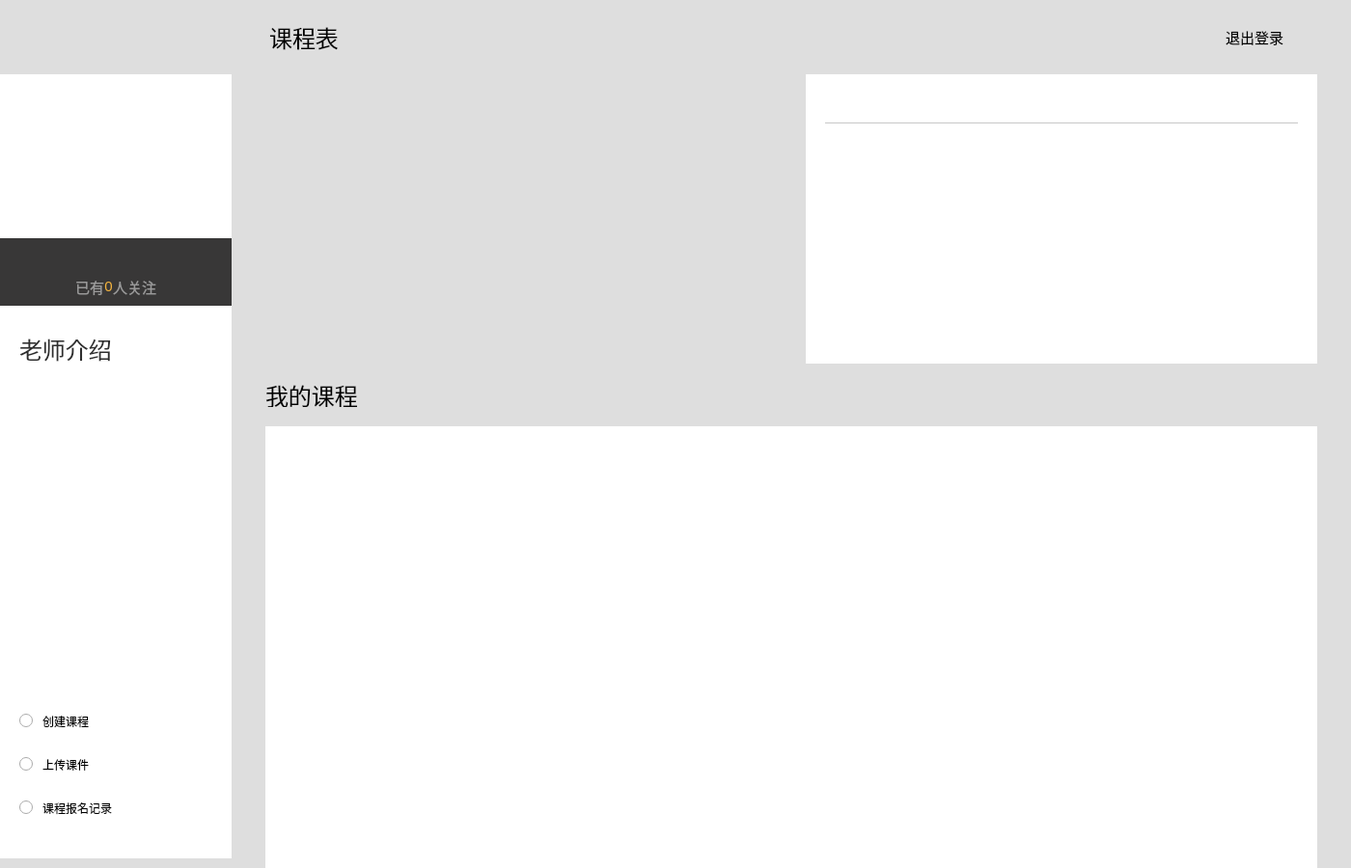
<?xml version="1.0" encoding="UTF-8"?>
<ui version="4.0">
 <class>TeacherDialog</class>
 <widget class="QDialog" name="TeacherDialog">
  <property name="geometry">
   <rect>
    <x>0</x>
    <y>0</y>
    <width>1400</width>
    <height>900</height>
   </rect>
  </property>
  <property name="windowTitle">
   <string>Dialog</string>
  </property>
  <property name="windowIcon">
   <iconset resource="yspcclient.qrc">
    <normaloff>:/res/login/logo.png</normaloff>:/res/login/logo.png</iconset>
  </property>
  <property name="styleSheet">
   <string notr="true">QDialog#TeacherDialog
{
background-color: rgb(222, 222, 222);
}</string>
  </property>
  <layout class="QGridLayout" name="gridLayout_2">
   <property name="leftMargin">
    <number>0</number>
   </property>
   <property name="topMargin">
    <number>0</number>
   </property>
   <property name="rightMargin">
    <number>35</number>
   </property>
   <property name="bottomMargin">
    <number>0</number>
   </property>
   <property name="horizontalSpacing">
    <number>35</number>
   </property>
   <property name="verticalSpacing">
    <number>0</number>
   </property>
   <item row="0" column="0" colspan="2">
    <widget class="QWidget" name="WidgetTop" native="true">
     <property name="minimumSize">
      <size>
       <width>0</width>
       <height>77</height>
      </size>
     </property>
     <property name="maximumSize">
      <size>
       <width>16777215</width>
       <height>77</height>
      </size>
     </property>
     <property name="styleSheet">
      <string notr="true"/>
     </property>
     <layout class="QHBoxLayout" name="horizontalLayout">
      <property name="spacing">
       <number>0</number>
      </property>
      <property name="leftMargin">
       <number>0</number>
      </property>
      <property name="topMargin">
       <number>0</number>
      </property>
      <property name="rightMargin">
       <number>35</number>
      </property>
      <property name="bottomMargin">
       <number>0</number>
      </property>
      <item>
       <widget class="QLabel" name="label">
        <property name="minimumSize">
         <size>
          <width>240</width>
          <height>77</height>
         </size>
        </property>
        <property name="maximumSize">
         <size>
          <width>240</width>
          <height>77</height>
         </size>
        </property>
        <property name="styleSheet">
         <string notr="true">border-image: url(:/res/teacher/pcindex_head.png);</string>
        </property>
        <property name="text">
         <string/>
        </property>
       </widget>
      </item>
      <item>
       <widget class="QLabel" name="label_5">
        <property name="minimumSize">
         <size>
          <width>150</width>
          <height>0</height>
         </size>
        </property>
        <property name="maximumSize">
         <size>
          <width>150</width>
          <height>16777215</height>
         </size>
        </property>
        <property name="font">
         <font>
          <family>微软雅黑 Light</family>
          <pointsize>18</pointsize>
         </font>
        </property>
        <property name="styleSheet">
         <string notr="true"/>
        </property>
        <property name="text">
         <string>课程表</string>
        </property>
        <property name="alignment">
         <set>Qt::AlignCenter</set>
        </property>
       </widget>
      </item>
      <item>
       <spacer name="horizontalSpacer_2">
        <property name="orientation">
         <enum>Qt::Horizontal</enum>
        </property>
        <property name="sizeHint" stdset="0">
         <size>
          <width>845</width>
          <height>20</height>
         </size>
        </property>
       </spacer>
      </item>
      <item>
       <widget class="QPushButton" name="PButtonLogout">
        <property name="minimumSize">
         <size>
          <width>0</width>
          <height>0</height>
         </size>
        </property>
        <property name="maximumSize">
         <size>
          <width>16777215</width>
          <height>16777215</height>
         </size>
        </property>
        <property name="styleSheet">
         <string notr="true">QPushButton
{
border:none;
font-size:15px;
}
QPushButton:hover
{
	background-color: rgb(200, 200, 200);
}</string>
        </property>
        <property name="text">
         <string>退出登录</string>
        </property>
       </widget>
      </item>
     </layout>
    </widget>
   </item>
   <item row="1" column="0">
    <widget class="QWidget" name="WidgetLeftBottom" native="true">
     <property name="minimumSize">
      <size>
       <width>240</width>
       <height>0</height>
      </size>
     </property>
     <property name="maximumSize">
      <size>
       <width>240</width>
       <height>16777215</height>
      </size>
     </property>
     <property name="styleSheet">
      <string notr="true">QWidget
{
background-color: rgb(255, 255, 255);
}</string>
     </property>
     <layout class="QVBoxLayout" name="verticalLayout_4">
      <property name="spacing">
       <number>0</number>
      </property>
      <property name="leftMargin">
       <number>0</number>
      </property>
      <property name="topMargin">
       <number>0</number>
      </property>
      <property name="rightMargin">
       <number>0</number>
      </property>
      <property name="bottomMargin">
       <number>0</number>
      </property>
      <item>
       <widget class="PictureWidget" name="PWidgetHead" native="true">
        <property name="minimumSize">
         <size>
          <width>0</width>
          <height>240</height>
         </size>
        </property>
        <property name="maximumSize">
         <size>
          <width>16777215</width>
          <height>240</height>
         </size>
        </property>
        <widget class="QWidget" name="WidgetNameConcem" native="true">
         <property name="geometry">
          <rect>
           <x>0</x>
           <y>170</y>
           <width>240</width>
           <height>70</height>
          </rect>
         </property>
         <property name="styleSheet">
          <string notr="true">QWidget#WidgetNameConcem
{
background-color: rgba(28, 27, 27, 224);
}</string>
         </property>
         <layout class="QGridLayout" name="gridLayout_3">
          <property name="leftMargin">
           <number>0</number>
          </property>
          <property name="topMargin">
           <number>0</number>
          </property>
          <property name="rightMargin">
           <number>0</number>
          </property>
          <property name="bottomMargin">
           <number>0</number>
          </property>
          <property name="spacing">
           <number>0</number>
          </property>
          <item row="0" column="0" colspan="5">
           <widget class="QLabel" name="LabelTeacherName">
            <property name="minimumSize">
             <size>
              <width>0</width>
              <height>30</height>
             </size>
            </property>
            <property name="maximumSize">
             <size>
              <width>16777215</width>
              <height>30</height>
             </size>
            </property>
            <property name="styleSheet">
             <string notr="true">QLabel
{
	background: none;
	color: rgb(255, 255, 255);
	font-size:14px;
}
</string>
            </property>
            <property name="text">
             <string/>
            </property>
            <property name="alignment">
             <set>Qt::AlignBottom|Qt::AlignHCenter</set>
            </property>
           </widget>
          </item>
          <item row="1" column="0">
           <spacer name="horizontalSpacer">
            <property name="orientation">
             <enum>Qt::Horizontal</enum>
            </property>
            <property name="sizeHint" stdset="0">
             <size>
              <width>80</width>
              <height>20</height>
             </size>
            </property>
           </spacer>
          </item>
          <item row="1" column="1">
           <widget class="QLabel" name="label_2">
            <property name="minimumSize">
             <size>
              <width>0</width>
              <height>40</height>
             </size>
            </property>
            <property name="maximumSize">
             <size>
              <width>16777215</width>
              <height>40</height>
             </size>
            </property>
            <property name="styleSheet">
             <string notr="true">QLabel
{
	background: none;
	color:  rgb(154, 154, 154);
	font-size:15px;
}
</string>
            </property>
            <property name="text">
             <string>已有</string>
            </property>
            <property name="alignment">
             <set>Qt::AlignRight|Qt::AlignTrailing|Qt::AlignVCenter</set>
            </property>
           </widget>
          </item>
          <item row="1" column="2">
           <widget class="QLabel" name="LabelConcemCount">
            <property name="minimumSize">
             <size>
              <width>0</width>
              <height>40</height>
             </size>
            </property>
            <property name="maximumSize">
             <size>
              <width>16777215</width>
              <height>40</height>
             </size>
            </property>
            <property name="styleSheet">
             <string notr="true">QLabel
{
	background: none;
	color:  rgb(244, 179, 61);
	font-size:15px;
}
</string>
            </property>
            <property name="text">
             <string>0</string>
            </property>
            <property name="alignment">
             <set>Qt::AlignCenter</set>
            </property>
           </widget>
          </item>
          <item row="1" column="3">
           <widget class="QLabel" name="label_6">
            <property name="minimumSize">
             <size>
              <width>0</width>
              <height>40</height>
             </size>
            </property>
            <property name="maximumSize">
             <size>
              <width>16777215</width>
              <height>40</height>
             </size>
            </property>
            <property name="styleSheet">
             <string notr="true">QLabel
{
	background: none;
	color:  rgb(154, 154, 154);
	font-size:15px;
}
</string>
            </property>
            <property name="text">
             <string>人关注</string>
            </property>
            <property name="alignment">
             <set>Qt::AlignLeading|Qt::AlignLeft|Qt::AlignVCenter</set>
            </property>
           </widget>
          </item>
          <item row="1" column="4">
           <spacer name="horizontalSpacer_3">
            <property name="orientation">
             <enum>Qt::Horizontal</enum>
            </property>
            <property name="sizeHint" stdset="0">
             <size>
              <width>79</width>
              <height>20</height>
             </size>
            </property>
           </spacer>
          </item>
         </layout>
        </widget>
       </widget>
      </item>
      <item>
       <layout class="QVBoxLayout" name="verticalLayout_3">
        <property name="spacing">
         <number>10</number>
        </property>
        <property name="leftMargin">
         <number>20</number>
        </property>
        <property name="topMargin">
         <number>30</number>
        </property>
        <property name="rightMargin">
         <number>20</number>
        </property>
        <item>
         <widget class="QLabel" name="label_4">
          <property name="minimumSize">
           <size>
            <width>0</width>
            <height>30</height>
           </size>
          </property>
          <property name="maximumSize">
           <size>
            <width>16777215</width>
            <height>30</height>
           </size>
          </property>
          <property name="font">
           <font>
            <family>微软雅黑 Light</family>
            <pointsize>18</pointsize>
           </font>
          </property>
          <property name="styleSheet">
           <string notr="true">color: rgb(46, 46, 46);</string>
          </property>
          <property name="text">
           <string>老师介绍</string>
          </property>
         </widget>
        </item>
        <item>
         <widget class="QTextEdit" name="TEditIntroduce">
          <property name="minimumSize">
           <size>
            <width>0</width>
            <height>0</height>
           </size>
          </property>
          <property name="maximumSize">
           <size>
            <width>16777215</width>
            <height>16777215</height>
           </size>
          </property>
          <property name="styleSheet">
           <string notr="true">QTextEdit
{
border:0px;
background-color:transparent;
color: rgb(138, 141, 150);
}
</string>
          </property>
          <property name="readOnly">
           <bool>true</bool>
          </property>
          <property name="html">
           <string>&lt;!DOCTYPE HTML PUBLIC &quot;-//W3C//DTD HTML 4.0//EN&quot; &quot;http://www.w3.org/TR/REC-html40/strict.dtd&quot;&gt;
&lt;html&gt;&lt;head&gt;&lt;meta name=&quot;qrichtext&quot; content=&quot;1&quot; /&gt;&lt;style type=&quot;text/css&quot;&gt;
p, li { white-space: pre-wrap; }
&lt;/style&gt;&lt;/head&gt;&lt;body style=&quot; font-family:'SimSun'; font-size:9pt; font-weight:400; font-style:normal;&quot;&gt;
&lt;p style=&quot;-qt-paragraph-type:empty; margin-top:0px; margin-bottom:0px; margin-left:0px; margin-right:0px; -qt-block-indent:0; text-indent:0px;&quot;&gt;&lt;br /&gt;&lt;/p&gt;&lt;/body&gt;&lt;/html&gt;</string>
          </property>
         </widget>
        </item>
        <item>
         <layout class="QVBoxLayout" name="verticalLayout_2">
          <property name="spacing">
           <number>20</number>
          </property>
          <property name="topMargin">
           <number>20</number>
          </property>
          <property name="bottomMargin">
           <number>40</number>
          </property>
          <item>
           <widget class="QRadioButton" name="RButtonCreateCourse">
            <property name="minimumSize">
             <size>
              <width>95</width>
              <height>25</height>
             </size>
            </property>
            <property name="maximumSize">
             <size>
              <width>95</width>
              <height>25</height>
             </size>
            </property>
            <property name="styleSheet">
             <string notr="true">QRadioButton
{
	font: 16px &quot;微软雅黑&quot;;
	spacing: 10px;
}
QRadioButton::indicator 
{ 
    width: 20px;
    height: 20px;
	image: url(:/res/teacher/创建课程.png);
}
QRadioButton:hover
{
	background-color: rgb(200, 200, 200);
}</string>
            </property>
            <property name="text">
             <string>创建课程</string>
            </property>
            <property name="checkable">
             <bool>false</bool>
            </property>
           </widget>
          </item>
          <item>
           <widget class="QRadioButton" name="RButtonUploadCourseware">
            <property name="minimumSize">
             <size>
              <width>95</width>
              <height>25</height>
             </size>
            </property>
            <property name="maximumSize">
             <size>
              <width>95</width>
              <height>25</height>
             </size>
            </property>
            <property name="styleSheet">
             <string notr="true">QRadioButton
{
	font: 16px &quot;微软雅黑&quot;;
	spacing: 10px;
}
QRadioButton::indicator 
{ 
    width: 20px;
    height: 20px;
	image: url(:/res/teacher/上传课件.png);
}
QRadioButton:hover
{
	background-color: rgb(200, 200, 200);
}</string>
            </property>
            <property name="text">
             <string>上传课件</string>
            </property>
            <property name="checkable">
             <bool>false</bool>
            </property>
           </widget>
          </item>
          <item>
           <widget class="QRadioButton" name="RButtonCourseSignUpRecord">
            <property name="minimumSize">
             <size>
              <width>130</width>
              <height>25</height>
             </size>
            </property>
            <property name="maximumSize">
             <size>
              <width>130</width>
              <height>25</height>
             </size>
            </property>
            <property name="styleSheet">
             <string notr="true">QRadioButton
{
	font: 16px &quot;微软雅黑&quot;;
	spacing: 10px;
}
QRadioButton::indicator 
{ 
    width: 20px;
    height: 20px;
	image: url(:/res/teacher/课程报名记录.png);
}
QRadioButton:hover
{
	background-color: rgb(200, 200, 200);
}</string>
            </property>
            <property name="text">
             <string>课程报名记录</string>
            </property>
            <property name="checkable">
             <bool>false</bool>
            </property>
           </widget>
          </item>
         </layout>
        </item>
       </layout>
      </item>
      <item>
       <widget class="QLabel" name="label_7">
        <property name="minimumSize">
         <size>
          <width>0</width>
          <height>10</height>
         </size>
        </property>
        <property name="maximumSize">
         <size>
          <width>16777215</width>
          <height>10</height>
         </size>
        </property>
        <property name="styleSheet">
         <string notr="true">QLabel
{
	background-color: rgb(222, 222, 222)
}
</string>
        </property>
        <property name="text">
         <string/>
        </property>
       </widget>
      </item>
     </layout>
    </widget>
   </item>
   <item row="1" column="1">
    <layout class="QGridLayout" name="gridLayout">
     <property name="horizontalSpacing">
      <number>30</number>
     </property>
     <property name="verticalSpacing">
      <number>20</number>
     </property>
     <item row="0" column="0">
      <widget class="GregorianCalendarWidget" name="GCWidgetDate" native="true"/>
     </item>
     <item row="0" column="1">
      <widget class="QWidget" name="WidgetDateCourse" native="true">
       <property name="minimumSize">
        <size>
         <width>530</width>
         <height>300</height>
        </size>
       </property>
       <property name="maximumSize">
        <size>
         <width>530</width>
         <height>300</height>
        </size>
       </property>
       <property name="styleSheet">
        <string notr="true">QWidget
{
background-color: rgb(255, 255, 255);
}</string>
       </property>
       <layout class="QVBoxLayout" name="verticalLayout">
        <property name="spacing">
         <number>0</number>
        </property>
        <property name="leftMargin">
         <number>20</number>
        </property>
        <property name="topMargin">
         <number>20</number>
        </property>
        <property name="rightMargin">
         <number>20</number>
        </property>
        <property name="bottomMargin">
         <number>20</number>
        </property>
        <item>
         <widget class="QLabel" name="LabelDate">
          <property name="minimumSize">
           <size>
            <width>0</width>
            <height>30</height>
           </size>
          </property>
          <property name="maximumSize">
           <size>
            <width>16777215</width>
            <height>30</height>
           </size>
          </property>
          <property name="styleSheet">
           <string notr="true">font-size:16px;
</string>
          </property>
          <property name="text">
           <string/>
          </property>
         </widget>
        </item>
        <item>
         <widget class="QScrollArea" name="SAreaDateCourse">
          <property name="styleSheet">
           <string notr="true">QScrollArea
{
	border:none;
	border-top:1px solid rgb(200,200,200);
}
QScrollBar::vertical
{
	width: 10px;
	background:rgb(255,255,255);
	margin:0px 0px 0px 0px;
}
QScrollBar::handle:vertical
{
	background: rgb(200, 200, 200);
}
</string>
          </property>
          <property name="widgetResizable">
           <bool>true</bool>
          </property>
          <widget class="QWidget" name="SAWContentsDateCourse">
           <property name="geometry">
            <rect>
             <x>0</x>
             <y>0</y>
             <width>470</width>
             <height>229</height>
            </rect>
           </property>
           <property name="minimumSize">
            <size>
             <width>470</width>
             <height>0</height>
            </size>
           </property>
           <property name="maximumSize">
            <size>
             <width>470</width>
             <height>16777215</height>
            </size>
           </property>
           <layout class="QVBoxLayout" name="VLayoutDateCourse">
            <property name="spacing">
             <number>0</number>
            </property>
            <property name="leftMargin">
             <number>0</number>
            </property>
            <property name="topMargin">
             <number>0</number>
            </property>
            <property name="rightMargin">
             <number>0</number>
            </property>
            <property name="bottomMargin">
             <number>0</number>
            </property>
           </layout>
          </widget>
         </widget>
        </item>
       </layout>
      </widget>
     </item>
     <item row="1" column="0" colspan="2">
      <layout class="QHBoxLayout" name="horizontalLayout_2">
       <property name="spacing">
        <number>0</number>
       </property>
       <property name="leftMargin">
        <number>0</number>
       </property>
       <property name="rightMargin">
        <number>0</number>
       </property>
       <item>
        <widget class="QLabel" name="label_3">
         <property name="minimumSize">
          <size>
           <width>0</width>
           <height>25</height>
          </size>
         </property>
         <property name="maximumSize">
          <size>
           <width>16777215</width>
           <height>25</height>
          </size>
         </property>
         <property name="font">
          <font>
           <family>微软雅黑 Light</family>
           <pointsize>18</pointsize>
          </font>
         </property>
         <property name="styleSheet">
          <string notr="true"/>
         </property>
         <property name="text">
          <string>我的课程</string>
         </property>
        </widget>
       </item>
       <item>
        <spacer name="horizontalSpacer_4">
         <property name="orientation">
          <enum>Qt::Horizontal</enum>
         </property>
         <property name="sizeHint" stdset="0">
          <size>
           <width>40</width>
           <height>20</height>
          </size>
         </property>
        </spacer>
       </item>
       <item>
        <widget class="QComboBox" name="CBoxCourseType">
         <property name="minimumSize">
          <size>
           <width>100</width>
           <height>25</height>
          </size>
         </property>
         <property name="maximumSize">
          <size>
           <width>100</width>
           <height>25</height>
          </size>
         </property>
         <property name="styleSheet">
          <string notr="true">QComboBox
{
	border:transparent;
	background: transparent;
	padding: 1px 1px 1px 1px;
	font: 15px &quot;微软雅黑&quot;;
}
QComboBox:focus
{
	border:transparent;
	background: transparent;
	padding: 1px 1px 1px 1px;
}
QComboBox::drop-down
{
	width: 25px;
	background:transparent;
}
QComboBox::down-arrow 
{
	image: url(:/res/teacher/首页_下拉.png);
}
QComboBox QAbstractItemView
{
	color: rgb(0, 0, 0);
	background-color: rgb(255, 255, 255);
	selection-color: rgb(0, 0, 0);
	selection-background-color:rgb(85, 170, 255);
}
</string>
         </property>
        </widget>
       </item>
      </layout>
     </item>
     <item row="2" column="0" colspan="2">
      <widget class="QWidget" name="WidgetCourse" native="true">
       <property name="styleSheet">
        <string notr="true">QWidget
{
background-color: rgb(255, 255, 255);
}</string>
       </property>
       <layout class="QVBoxLayout" name="verticalLayout_5">
        <property name="spacing">
         <number>15</number>
        </property>
        <property name="leftMargin">
         <number>15</number>
        </property>
        <property name="topMargin">
         <number>15</number>
        </property>
        <property name="rightMargin">
         <number>15</number>
        </property>
        <property name="bottomMargin">
         <number>15</number>
        </property>
        <item>
         <widget class="QScrollArea" name="SAreaMyCourse">
          <property name="styleSheet">
           <string notr="true">QScrollArea
{
	border:none;
}
QScrollBar::vertical
{
	width: 10px;
	background:rgb(255,255,255);
	margin:0px 0px 0px 0px;
}
QScrollBar::handle:vertical
{
	background: rgb(200, 200, 200);
}
</string>
          </property>
          <property name="widgetResizable">
           <bool>true</bool>
          </property>
          <widget class="QWidget" name="SAWContentsMyCourse">
           <property name="geometry">
            <rect>
             <x>0</x>
             <y>0</y>
             <width>1038</width>
             <height>369</height>
            </rect>
           </property>
           <property name="minimumSize">
            <size>
             <width>1038</width>
             <height>0</height>
            </size>
           </property>
           <property name="maximumSize">
            <size>
             <width>1038</width>
             <height>16777215</height>
            </size>
           </property>
           <layout class="QVBoxLayout" name="VLayoutMyCourse">
            <property name="spacing">
             <number>0</number>
            </property>
            <property name="leftMargin">
             <number>0</number>
            </property>
            <property name="topMargin">
             <number>0</number>
            </property>
            <property name="rightMargin">
             <number>0</number>
            </property>
            <property name="bottomMargin">
             <number>0</number>
            </property>
           </layout>
          </widget>
         </widget>
        </item>
        <item>
         <widget class="PagingWidget" name="PWidgetCoursePage" native="true">
          <property name="minimumSize">
           <size>
            <width>0</width>
            <height>40</height>
           </size>
          </property>
          <property name="maximumSize">
           <size>
            <width>16777215</width>
            <height>40</height>
           </size>
          </property>
         </widget>
        </item>
       </layout>
      </widget>
     </item>
    </layout>
   </item>
  </layout>
 </widget>
 <customwidgets>
  <customwidget>
   <class>PictureWidget</class>
   <extends>QWidget</extends>
   <header>picturewidget.h</header>
   <container>1</container>
  </customwidget>
  <customwidget>
   <class>PagingWidget</class>
   <extends>QWidget</extends>
   <header>pagingwidget.h</header>
   <container>1</container>
  </customwidget>
  <customwidget>
   <class>GregorianCalendarWidget</class>
   <extends>QWidget</extends>
   <header>gregoriancalendarwidget.h</header>
   <container>1</container>
  </customwidget>
 </customwidgets>
 <resources>
  <include location="yspcclient.qrc"/>
 </resources>
 <connections/>
</ui>
